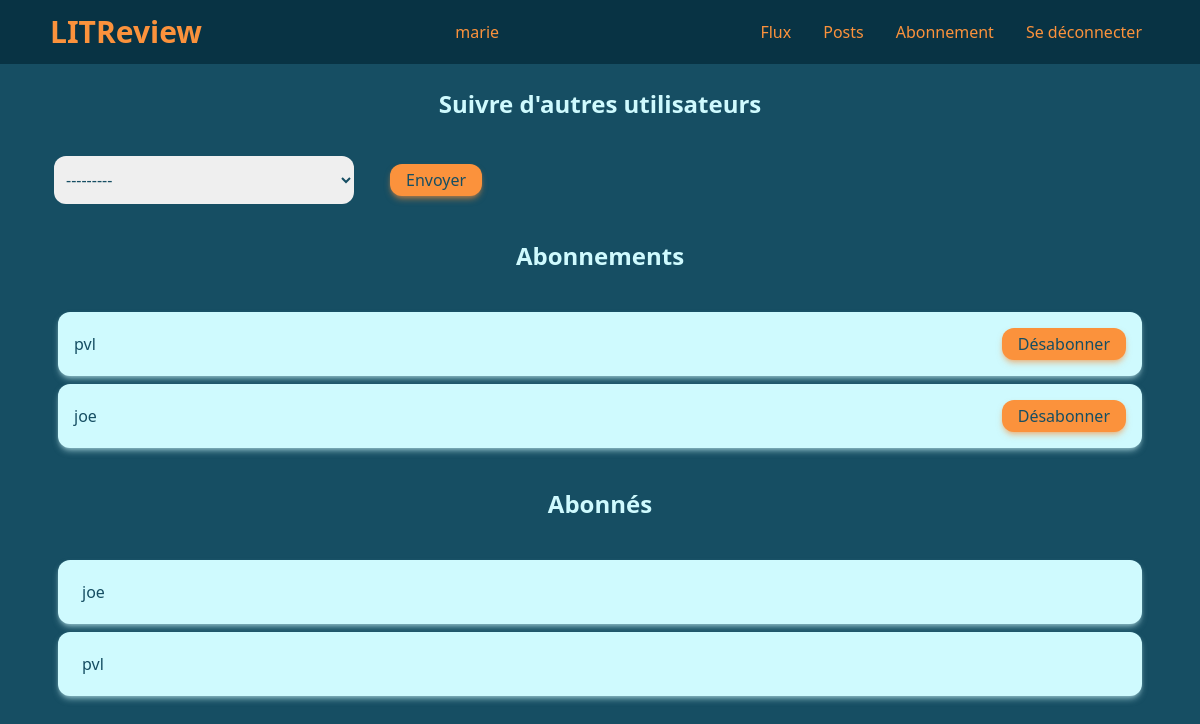
The page /review/follows/ (signed in) on the database as committed earlier.
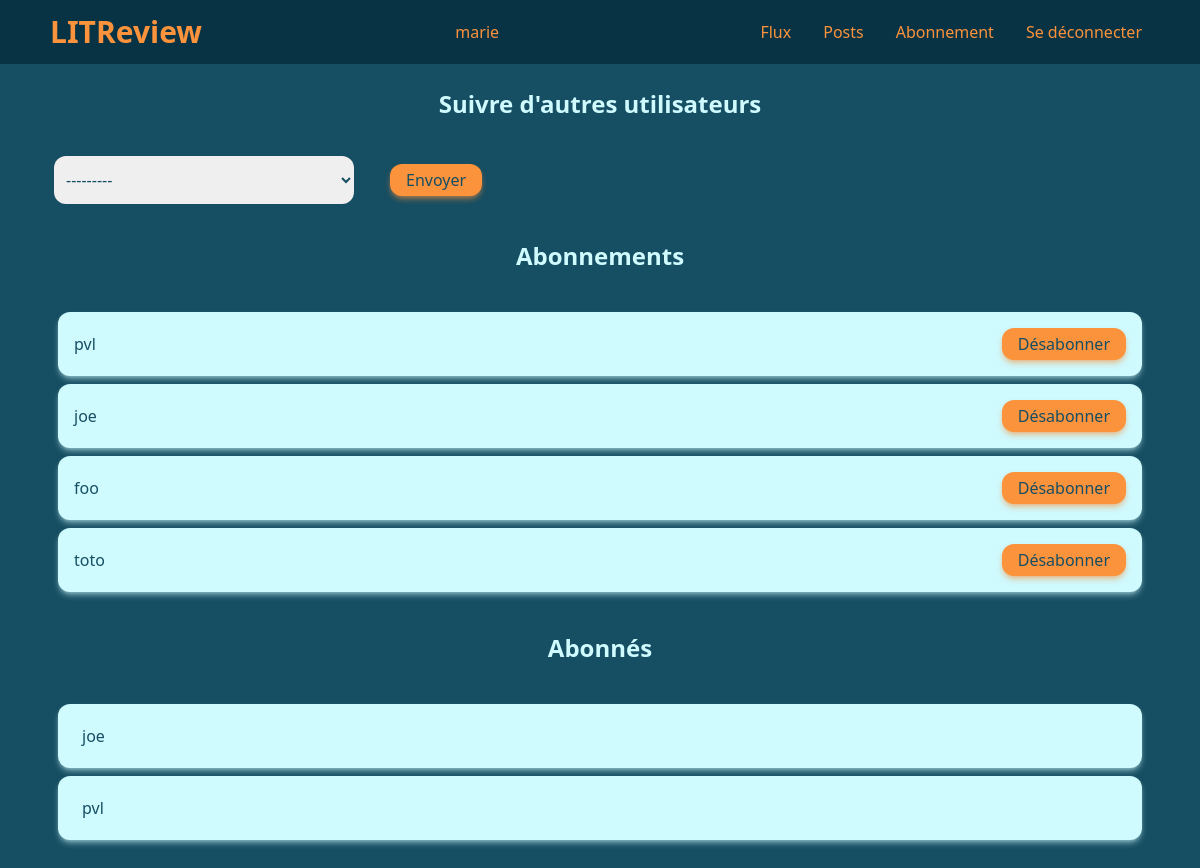
The same page on the database as committed later.
### review/models.py (models this page shows)
class UserFollows(models.Model):
    user = models.ForeignKey(to=settings.AUTH_USER_MODEL, on_delete=models.CASCADE, related_name='follower')
    followed_user = models.ForeignKey(to=settings.AUTH_USER_MODEL, on_delete=models.CASCADE, related_name='follow_user')
    class Meta:
        unique_together = ('user', 'followed_user', )
    @classmethod
    def get_followers(cls, user_pk):
        return cls.objects.all().filter(followed_user=user_pk)
    @classmethod
    def get_users_followed(cls, user_pk):
        return cls.objects.all().filter(user=user_pk)

### authentication/models.py (models this page shows, shortened)
class User(AbstractBaseUser, PermissionsMixin):
    username = models.CharField(max_length=20, unique=True)
    is_active = models.BooleanField(default=True)
    is_superuser = models.BooleanField(default=False)
    is_staff = models.BooleanField(default=False)
    date_joined = models.DateTimeField(default=timezone.now)
    last_login = models.DateTimeField(blank=True, null=True)
    objects = CustomUserManager()
    USERNAME_FIELD = 'username'
    REQUIRED_FIELDS = []

### review/views.py (the view, shortened to what this page needs)
# urls.py: path('follows/', views.FollowView.as_view(), name='follows'),
class FollowView(LoginRequiredMixin, View):
    template = 'review/follows.html'
    form_class = forms.FollowForm
    def get(self, request):
        form = self.form_class()
        return render(request, self.template, context=self._get_follow_context(request, form))
    def _get_follow_context(self, request, form):
        return {
            'form': form,
            'followers': models.UserFollows.get_followers(request.user),
            'followed': models.UserFollows.get_users_followed(request.user)
        }

### review/forms.py
class FollowForm(forms.ModelForm):
    class Meta:
        model = models.UserFollows
        fields = ['followed_user',]

### review/templates/review/follows.html (shortened to what this page needs)
{% extends 'base.html' %}
{% block content %}
    <div class="w-full">
        <h2 class="flex items-center justify-center h-24">Suivre d'autres utilisateurs</h2>
        <form method="post" class="label-none flex items-center">
            {{ form }}
            <button type="submit" class="btn px-4 py-1 ml-8">Envoyer</button>
        </form>
        <h2 class="flex items-center justify-center h-24">Abonnements</h2>
        <ul class="flex flex-col justify-around items-center gap-2 p-2">
            {% for follow in followed %}
                <li class="card-light flex justify-between items-center w-full p-4 h-16">
                    <p>{{ follow.followed_user }}</p>
                    <a href="{% url 'unfollow' id=follow.followed_user.pk %}" class="btn px-4 py-1">Désabonner</a>
                </li>
            {% endfor %}
        </ul>
        <h2 class="flex items-center justify-center h-24">Abonnés</h2>
        <ul class="flex flex-col justify-around items-center gap-2 p-2">
            {% for follower in followers %}
                <li class="card-light flex justify-between items-center w-full p-4 h-16">
                    <p class="p-2">{{ follower.user }}</p>
                </li>
            {% endfor %}
        </ul>
    </div>
{% endblock %}

Rows that differ between the two databases and show on the page:
added UserFollows: followed_user "foo", shown under "Abonnements"
added UserFollows: followed_user "toto", shown under "Abonnements"
